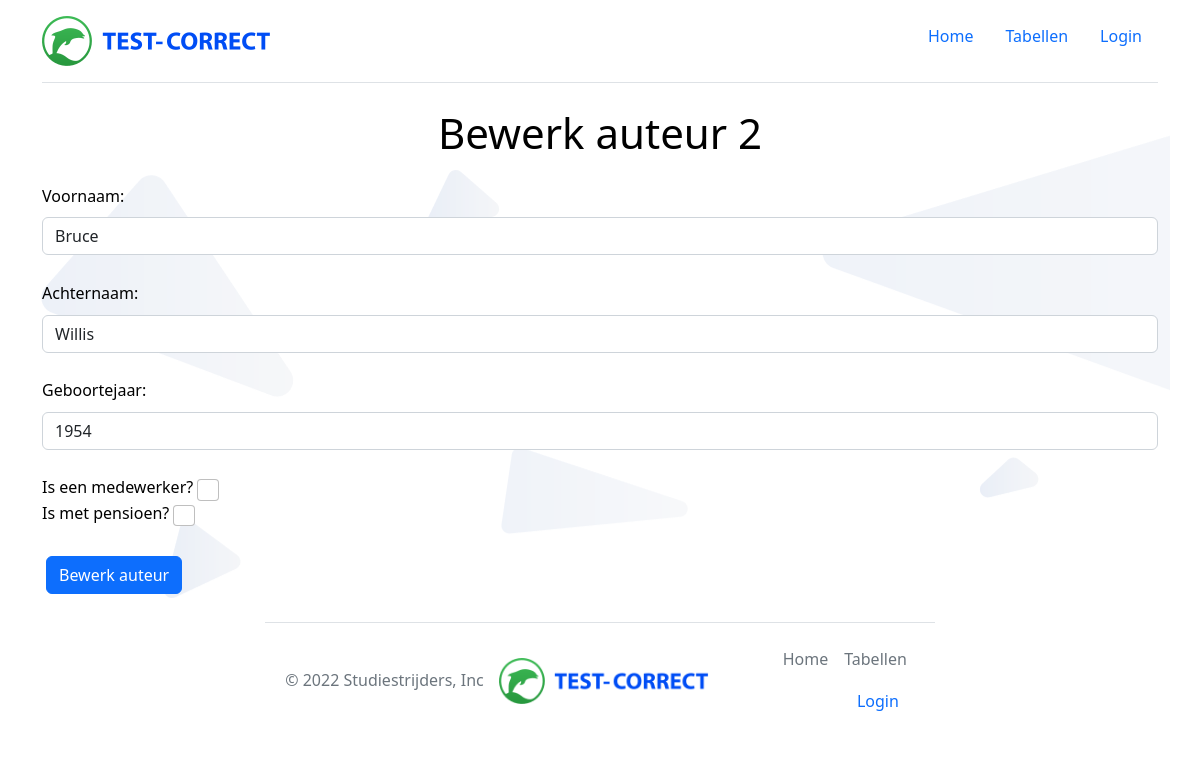
Screenshot of /edit_auteur/2 with the database file from the repository.
### tables this page shows
CREATE TABLE auteurs (id integer NOT NULL, voornaam varchar (80) NOT NULL, achternaam varchar (80) NOT NULL, geboortejaar integer DEFAULT NULL, medewerker BOOLEAN NOT NULL, met_pensioen BOOLEAN NOT NULL);

### app.py (the view)
@app.route("/edit_auteur/<id>")
def edit_medewerker(id):
    get_medewerker = editbl.auteur(id)
    print(get_medewerker)
    id = get_medewerker[0]
    voornaam = get_medewerker[1]
    achternaam = get_medewerker[2]
    geboortejaar = get_medewerker[3]
    medewerker = get_medewerker[4]
    met_pensioen = get_medewerker[5]
    return render_template("edit_auteur.html", id = id, voornaam = voornaam, achternaam = achternaam, geboortejaar = geboortejaar, medewerker = medewerker, met_pensioen = met_pensioen)

### app.py (called while the page is built)
@app.before_request
def check_login():
    if request.endpoint not in ["/", "home", "login", "login_post"]:
        if not session.get('logged_in', 'username'):
            return redirect(url_for('home'))

### lib/edittable.py (called while the page is built)
    def auteur(self, id): #copypasta van demodatabase.py
        try:
            connection = sqlite3.connect(self.database_file)
            cursor = connection.cursor()
            cursor.execute("SELECT * FROM auteurs WHERE id = ?", [id])
            auteur = cursor.fetchone()
            connection.close()
        except OperationalError as e:
            print(f"Error opening database file {self.database_file}")
            raise e
        return auteur

### templates/edit_auteur.html (shortened to what this page needs)
{% extends "base.html" %}
{% block head %}
    {{super()}}
    <link rel="stylesheet" href="/static/basic.css" type="text/css">
{% endblock %}
{% block content %}
    <h1>Bewerk auteur {{id}}</h1>
    <form method="POST" action="/edit_auteur/{{id}}">
        <label for="voornaam" class="form-label">Voornaam:</label><br/>
        <input type="text" name="voornaam" class="form-control" value="{{voornaam}}"><br/>
        <label for="achternaam" class="form-label">Achternaam:</label><br/>
        <input type="text" name="achternaam" class="form-control" value="{{achternaam}}"><br/>
        <label for="geboortejaar" class="form-label">Geboortejaar:</label><br/>
        <input type="text" name="geboortejaar" class="form-control" value="{{geboortejaar}}"><br/>
        <label class="form-check-label" for="check">Is een medewerker?</label>
        <input type="checkbox" name="medewerker" {{ "checked" if medewerker == 1 }} class="form-check-input" id="check"><br/>
        <label class="form-check-label" for="check">Is met pensioen?</label>
        <input type="checkbox" name="met_pensoen" {{ "checked" if met_pensioen == 1 }} class="form-check-input" id="check"><br/><br/>
        <button type="submit" class="btn btn-primary">Bewerk auteur</button>
    </form>
{% endblock %}

### static/style.css (style rules this page uses)
* { margin: 0; padding: 0; }
body { font-family:sans-serif }
h1 { text-align: center; margin-bottom: 80px; }

### rows the page displays
auteurs: voornaam "Bruce", achternaam "Willis", geboortejaar "1954"

### other values shown
{{ id }} "2"
